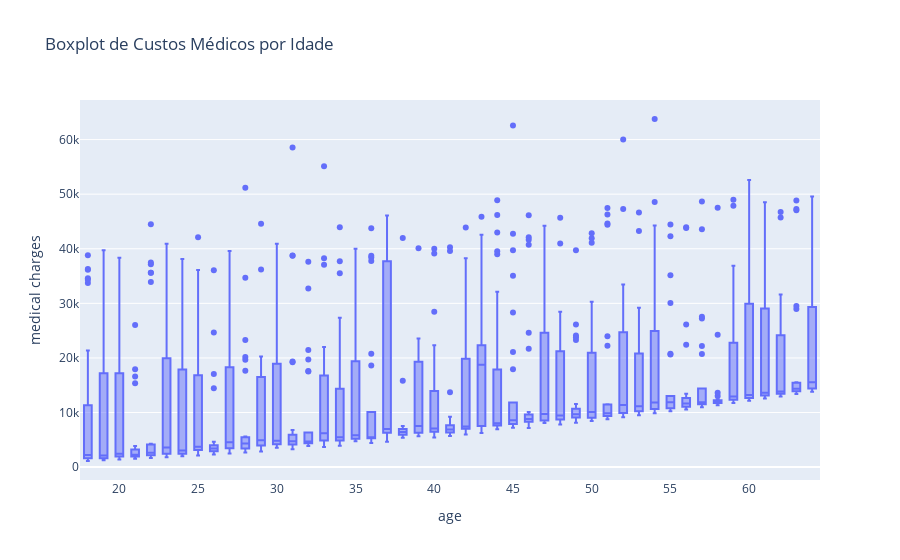

This figure's notebook cell:
### Code cell
# BoxPlot de custos médicos por idade
fig = px.box(df_costs, x='age', y='medical charges', title='Boxplot de Custos Médicos por Idade')
fig.show()

### Figure 1 — Plotly figure (JSON) as saved in the notebook; plotly's stock layout.template omitted (floating-point values rounded to 4 significant figures; data arrays with more than 128 entries replaced by an {"elided": "..."} marker saying what was removed)
{"data": [{"alignmentgroup": "True", "hovertemplate": "age=%{x}<br>medical charges=%{y}<extra></extra>", "legendgroup": "", "marker": {"color": "#636efa"}, "name": "", "notched": false, "offsetgroup": "", "orientation": "v", "showlegend": false, "type": "box", "x": {"elided": "1338 int values"}, "x0": " ", "xaxis": "x", "y": {"elided": "1338 float values"}, "y0": " ", "yaxis": "y"}], "layout": {"boxmode": "group", "legend": {"tracegroupgap": 0}, "title": {"text": "Boxplot de Custos Médicos por Idade"}, "xaxis": {"anchor": "y", "domain": [0, 1], "title": {"text": "age"}}, "yaxis": {"anchor": "x", "domain": [0, 1], "title": {"text": "medical charges"}}}}
